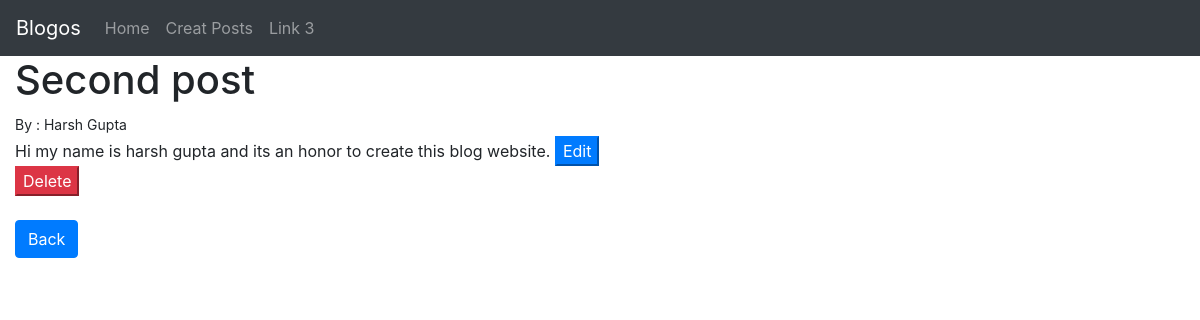
Page /artical/2 on the committed database.
### blog/models.py (models this page shows, shortened)
class Post(models.Model):
    title = models.CharField(max_length=255)
    title_tag = models.CharField(max_length=255)
    author = models.ForeignKey(User,on_delete=models.CASCADE)
    body = models.TextField()

### blog/views.py (the view)
# urls.py: path('artical/<int:pk>',ArticalDetailView.as_view(),name="articaldetails"),
class ArticalDetailView(DetailView):
    model = Post
    template_name = 'articalDetails.html'

### blog/templates/articaldetails.html (shortened to what this page needs)
{% extends 'home.html' %}
{% block content %}
<h1>{{post.title}}</h1>
<small>By : {{ post.author.first_name }}
    {{post.author.last_name}}<br/>
</small>
{{post.body}}
<a href="{% url 'UpdateViewPost' post.pk %}"><button class="btn-primary">Edit</button></a>
<br>
<a href="{% url 'DeleteViewPost' post.pk %}"><button class="btn-danger">Delete</button></a>
<br>
<br>
<a href="{% url 'home' %}"><button type="button" class="btn btn-primary">Back</button></a>
{% endblock %}

### rows in the picture
Post: title "Second post", author.first_name "Harsh", author.last_name "Gupta", body "Hi my name is harsh gupta and its an honor to create this blog website."
